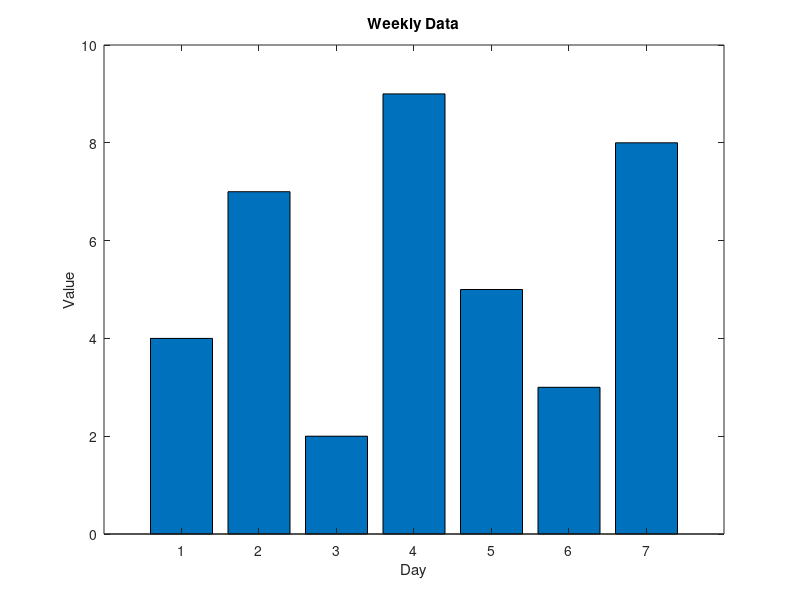

Here is the MATLAB script that generated this plot:
% Bar Chart — Simple bar chart
% Visualize a week of data as vertical bars.
clear
close all

figure
bar([4 7 2 9 5 3 8])
title('Weekly Data')
xlabel('Day')
ylabel('Value')
